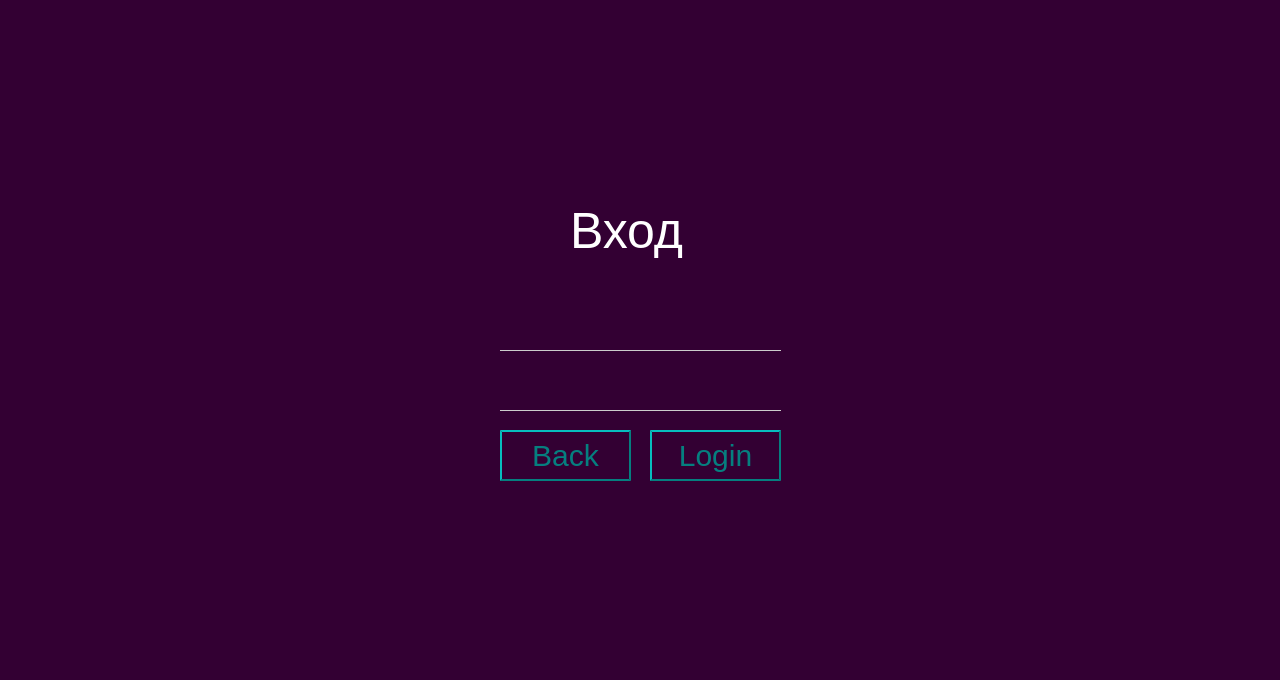
<?xml version="1.0" encoding="UTF-8"?>
<ui version="4.0">
 <class>Form</class>
 <widget class="QWidget" name="Form">
  <property name="geometry">
   <rect>
    <x>0</x>
    <y>0</y>
    <width>1280</width>
    <height>680</height>
   </rect>
  </property>
  <property name="windowTitle">
   <string>Form</string>
  </property>
  <property name="styleSheet">
   <string notr="true">background-color: #330033;
background-image: url(&quot;/Users/A/Desktop/Application 2/endless.svg&quot;);</string>
  </property>
  <widget class="QLabel" name="label">
   <property name="geometry">
    <rect>
     <x>570</x>
     <y>200</y>
     <width>131</width>
     <height>61</height>
    </rect>
   </property>
   <property name="styleSheet">
    <string notr="true">color: white;
font: 75 8pt &quot;Montserrat&quot;;
font-size: 50px;</string>
   </property>
   <property name="text">
    <string>Вход</string>
   </property>
  </widget>
  <widget class="QLineEdit" name="lineEdit">
   <property name="geometry">
    <rect>
     <x>500</x>
     <y>320</y>
     <width>281</width>
     <height>31</height>
    </rect>
   </property>
   <property name="styleSheet">
    <string notr="true">  border: none;
  border-bottom: 1px solid #ccc;
color: white;
font-size: 20px;
text-align: center;</string>
   </property>
  </widget>
  <widget class="QLineEdit" name="lineEdit_2">
   <property name="geometry">
    <rect>
     <x>500</x>
     <y>380</y>
     <width>281</width>
     <height>31</height>
    </rect>
   </property>
   <property name="styleSheet">
    <string notr="true">  border: none;
  border-bottom: 1px solid #ccc;
color: white;
font-size: 20px;
text-align: center;</string>
   </property>
  </widget>
  <widget class="QPushButton" name="back_b">
   <property name="geometry">
    <rect>
     <x>500</x>
     <y>430</y>
     <width>131</width>
     <height>51</height>
    </rect>
   </property>
   <property name="styleSheet">
    <string notr="true">    color:rgb(5, 127, 127);
	text-transform: none;
    text-indent: 0px;
    text-shadow: none;
    display: inline-block;
    text-align: center;
    cursor: default;
    font: 400 13.3333px Arial;
    border-width: 2px;
    border-style: outset;
	font-size: 30px;</string>
   </property>
   <property name="text">
    <string>Back</string>
   </property>
  </widget>
  <widget class="QPushButton" name="log_b">
   <property name="geometry">
    <rect>
     <x>650</x>
     <y>430</y>
     <width>131</width>
     <height>51</height>
    </rect>
   </property>
   <property name="styleSheet">
    <string notr="true">    color:rgb(5, 127, 127);
	text-transform: none;
    text-indent: 0px;
    text-shadow: none;
    display: inline-block;
    text-align: center;
    cursor: default;
    font: 400 13.3333px Arial;
    border-width: 2px;
    border-style: outset;
	font-size:30px;</string>
   </property>
   <property name="text">
    <string>Login</string>
   </property>
  </widget>
  <widget class="QLabel" name="error_lb">
   <property name="geometry">
    <rect>
     <x>510</x>
     <y>280</y>
     <width>251</width>
     <height>21</height>
    </rect>
   </property>
   <property name="font">
    <font>
     <family>Montserrat</family>
     <pointsize>12</pointsize>
    </font>
   </property>
   <property name="styleSheet">
    <string notr="true">color: rgb(218, 76, 78);</string>
   </property>
   <property name="text">
    <string/>
   </property>
  </widget>
 </widget>
 <resources/>
 <connections/>
</ui>
